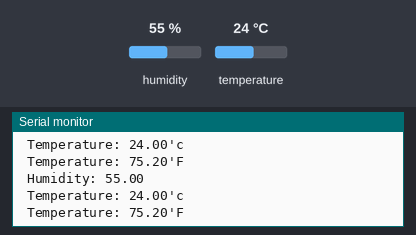
This sketch was run on a simulated ESP8266 (NodeMCU). On the bench: the last lines printed to the serial monitor. The test bench sets the inputs (shaded band); at power-on: humidity 55 %, temperature 24 °C.

Above: at 4.8 s.
4.9 s: humidity set to 22 %
At 7.4 s:
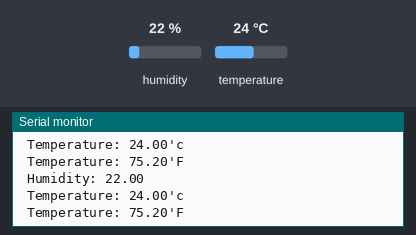
7.9 s: temperature set to 12 °C
At 8.6 s:
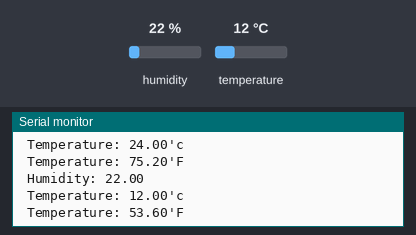
10.9 s: humidity set to 40 %
At 13.4 s:
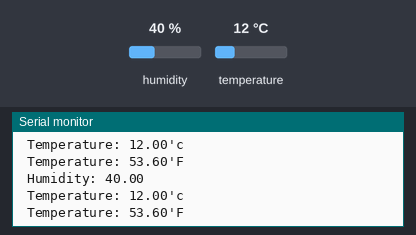
Timing chart, 0 to 14.9 s (numbered marks = the images above; inputs shaded):
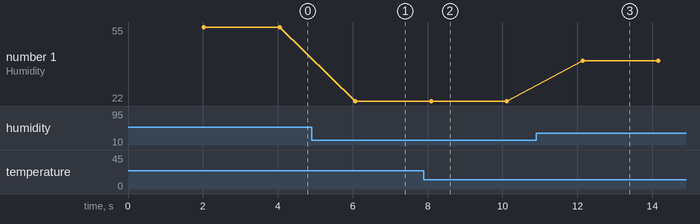

Measured:
- after the input at 4.9 s, the serial monitor: prints a new line after 1.2 s (image 1)
- after the input at 7.9 s, the serial monitor: prints a new line after 0.19 s (image 2)
- after the input at 10.9 s, the serial monitor: prints a new line after 1.2 s (image 3)
- plotted number 1: 55 → 22 after the input at 4.9 s, 22 → 40 after the input at 10.9 s

The sketch:

dht.ino
```cpp
#include <DHT.h>
#include <DHT_U.h>

#define DHTPIN D1

#define DHTTYPE DHT11

DHT dht (DHTPIN, DHTTYPE);

void setup() {
  Serial.begin(9600);
  Serial.println("DHT11 Test!");
  dht.begin();
}

void loop() {
  delay(2000);

  float h = dht.readHumidity();
  float t = dht.readTemperature();
  float f = dht.readTemperature(true);

  if(isnan(h) || isnan(t)  || isnan(f))
  {
    Serial.println("Failed to Read DHT sensor");
    return;
  }

  Serial.print(" Humidity: ");
  Serial.println(h);

  Serial.print(" Temperature: ");
  Serial.print(t);
  Serial.println("'c");

  Serial.print(" Temperature: ");
  Serial.print(f);
  Serial.println("'F");

}
```
